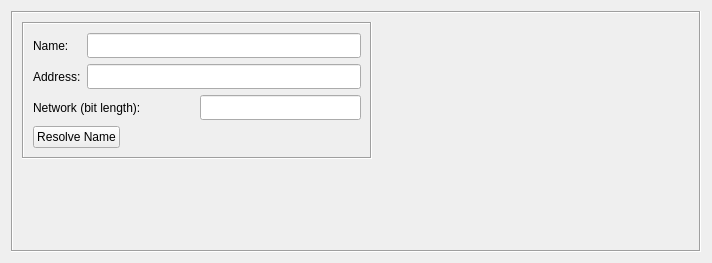
<?xml version="1.0" encoding="UTF-8"?>
<ui version="4.0">
 <class>IPv6Dialog_q</class>
 <widget class="QWidget" name="IPv6Dialog_q">
  <property name="enabled">
   <bool>true</bool>
  </property>
  <property name="geometry">
   <rect>
    <x>0</x>
    <y>0</y>
    <width>712</width>
    <height>263</height>
   </rect>
  </property>
  <property name="windowTitle">
   <string>IPv6</string>
  </property>
  <layout class="QGridLayout" name="gridLayout">
   <item row="0" column="0">
    <widget class="QFrame" name="frame7">
     <property name="sizePolicy">
      <sizepolicy hsizetype="Preferred" vsizetype="Preferred">
       <horstretch>0</horstretch>
       <verstretch>0</verstretch>
      </sizepolicy>
     </property>
     <property name="frameShape">
      <enum>QFrame::Shape::Box</enum>
     </property>
     <property name="frameShadow">
      <enum>QFrame::Shadow::Sunken</enum>
     </property>
     <layout class="QHBoxLayout" name="horizontalLayout_3">
      <item>
       <layout class="QVBoxLayout" name="verticalLayout">
        <item>
         <widget class="QFrame" name="frame14">
          <property name="sizePolicy">
           <sizepolicy hsizetype="Fixed" vsizetype="Preferred">
            <horstretch>0</horstretch>
            <verstretch>0</verstretch>
           </sizepolicy>
          </property>
          <property name="minimumSize">
           <size>
            <width>350</width>
            <height>16</height>
           </size>
          </property>
          <property name="maximumSize">
           <size>
            <width>350</width>
            <height>16777215</height>
           </size>
          </property>
          <property name="frameShape">
           <enum>QFrame::Shape::Box</enum>
          </property>
          <property name="frameShadow">
           <enum>QFrame::Shadow::Sunken</enum>
          </property>
          <layout class="QGridLayout" name="gridLayout_2">
           <item row="0" column="0">
            <widget class="QLabel" name="textLabel1">
             <property name="maximumSize">
              <size>
               <width>55</width>
               <height>16777215</height>
              </size>
             </property>
             <property name="text">
              <string>Name:</string>
             </property>
             <property name="wordWrap">
              <bool>false</bool>
             </property>
            </widget>
           </item>
           <item row="0" column="1">
            <widget class="QLineEdit" name="obj_name">
             <property name="sizePolicy">
              <sizepolicy hsizetype="Preferred" vsizetype="Fixed">
               <horstretch>200</horstretch>
               <verstretch>0</verstretch>
              </sizepolicy>
             </property>
             <property name="minimumSize">
              <size>
               <width>0</width>
               <height>25</height>
              </size>
             </property>
            </widget>
           </item>
           <item row="1" column="0">
            <widget class="QLabel" name="textLabel2_2">
             <property name="minimumSize">
              <size>
               <width>0</width>
               <height>0</height>
              </size>
             </property>
             <property name="maximumSize">
              <size>
               <width>55</width>
               <height>16777215</height>
              </size>
             </property>
             <property name="text">
              <string>Address:</string>
             </property>
             <property name="wordWrap">
              <bool>false</bool>
             </property>
            </widget>
           </item>
           <item row="1" column="1">
            <widget class="QLineEdit" name="address">
             <property name="sizePolicy">
              <sizepolicy hsizetype="Preferred" vsizetype="Fixed">
               <horstretch>200</horstretch>
               <verstretch>0</verstretch>
              </sizepolicy>
             </property>
             <property name="minimumSize">
              <size>
               <width>0</width>
               <height>25</height>
              </size>
             </property>
             <property name="text">
              <string/>
             </property>
            </widget>
           </item>
           <item row="2" column="0" colspan="2">
            <layout class="QHBoxLayout" name="horizontalLayout">
             <item>
              <widget class="QLabel" name="netmaskLabel">
               <property name="text">
                <string>Network (bit length):</string>
               </property>
               <property name="wordWrap">
                <bool>false</bool>
               </property>
              </widget>
             </item>
             <item>
              <widget class="QLineEdit" name="netmask">
               <property name="sizePolicy">
                <sizepolicy hsizetype="Preferred" vsizetype="Fixed">
                 <horstretch>0</horstretch>
                 <verstretch>0</verstretch>
                </sizepolicy>
               </property>
               <property name="minimumSize">
                <size>
                 <width>0</width>
                 <height>25</height>
                </size>
               </property>
              </widget>
             </item>
            </layout>
           </item>
           <item row="3" column="0" colspan="2">
            <layout class="QHBoxLayout" name="horizontalLayout_2">
             <item>
              <widget class="QPushButton" name="dnsLookup">
               <property name="text">
                <string>Resolve Name</string>
               </property>
              </widget>
             </item>
             <item>
              <spacer name="horizontalSpacer">
               <property name="orientation">
                <enum>Qt::Orientation::Horizontal</enum>
               </property>
               <property name="sizeHint" stdset="0">
                <size>
                 <width>40</width>
                 <height>20</height>
                </size>
               </property>
              </spacer>
             </item>
            </layout>
           </item>
          </layout>
         </widget>
        </item>
        <item>
         <spacer name="verticalSpacer">
          <property name="orientation">
           <enum>Qt::Orientation::Vertical</enum>
          </property>
          <property name="sizeHint" stdset="0">
           <size>
            <width>20</width>
            <height>40</height>
           </size>
          </property>
         </spacer>
        </item>
       </layout>
      </item>
      <item>
       <widget class="CommentKeywords" name="commentKeywords" native="true">
        <property name="sizePolicy">
         <sizepolicy hsizetype="Expanding" vsizetype="Expanding">
          <horstretch>0</horstretch>
          <verstretch>0</verstretch>
         </sizepolicy>
        </property>
       </widget>
      </item>
     </layout>
    </widget>
   </item>
  </layout>
 </widget>
 <customwidgets>
  <customwidget>
   <class>CommentKeywords</class>
   <extends>QWidget</extends>
   
   <container>1</container>
  </customwidget>
 </customwidgets>
 <tabstops>
  <tabstop>obj_name</tabstop>
  <tabstop>address</tabstop>
 </tabstops>
 <resources>
  <include location="MainRes.qrc"/>
 </resources>
 <connections>
  <connection>
   <sender>address</sender>
   <signal>editingFinished()</signal>
   <receiver>IPv6Dialog_q</receiver>
   <slot>changed()</slot>
   <hints>
    <hint type="sourcelabel">
     <x>20</x>
     <y>20</y>
    </hint>
    <hint type="destinationlabel">
     <x>20</x>
     <y>20</y>
    </hint>
   </hints>
  </connection>
  <connection>
   <sender>obj_name</sender>
   <signal>editingFinished()</signal>
   <receiver>IPv6Dialog_q</receiver>
   <slot>changed()</slot>
   <hints>
    <hint type="sourcelabel">
     <x>20</x>
     <y>20</y>
    </hint>
    <hint type="destinationlabel">
     <x>20</x>
     <y>20</y>
    </hint>
   </hints>
  </connection>
  <connection>
   <sender>dnsLookup</sender>
   <signal>clicked()</signal>
   <receiver>IPv6Dialog_q</receiver>
   <slot>DNSlookup()</slot>
   <hints>
    <hint type="sourcelabel">
     <x>227</x>
     <y>194</y>
    </hint>
    <hint type="destinationlabel">
     <x>361</x>
     <y>126</y>
    </hint>
   </hints>
  </connection>
 </connections>
 <slots>
  <slot>changed()</slot>
 </slots>
</ui>
